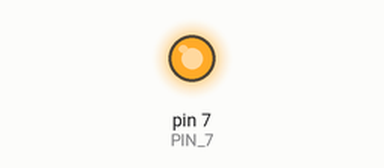
Recording of a sketch running on a simulated Arduino Uno, built with avr-gcc and run on an emulated ATmega328P. Shown: output pins drawn as LEDs (lit = HIGH). What the sketch prints to the serial monitor is not drawn. At 3.2 s the program stops and its outputs stay as they are.

Above: at 1.2 s.
At 2.7 s:
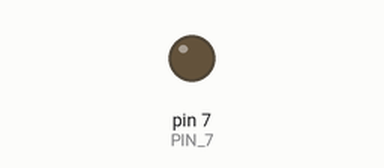
Timing chart, 0 to 4.0 s (numbered marks = the images above):
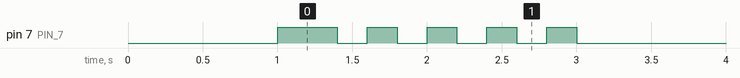

Measured:
- by itself, pin 7 (PIN_7): repeats every 0.40 s: LOW 0.20 s, HIGH 0.20 s, until it stays LOW from 3.0 s

The sketch:

05_practice_2.ino
```cpp
#define PIN_7 7
unsigned int count, toggle;

void setup() {
  pinMode(PIN_7, OUTPUT);
  Serial.begin(115200); // Initialize serial port
  while (!Serial) {
    ; // wait for serial port to connect.
  }
  count = toggle = 0;
  digitalWrite(PIN_7, toggle); // turn off LED.
  delay(1000);
}

void loop() {
  Serial.println(++count);

  digitalWrite(PIN_7, HIGH);
  delay(200);

  for (int i = 0; i < 10; i++) {
    toggle = toggle_state(toggle); // toggle LED value.
    digitalWrite(PIN_7, toggle);
    delay(200);
  }

  digitalWrite(PIN_7, LOW); // turn off LED

  while(1) {}} // infinite loop

int toggle_state(int toggle) {
  return (toggle+1)%2;
}
```
